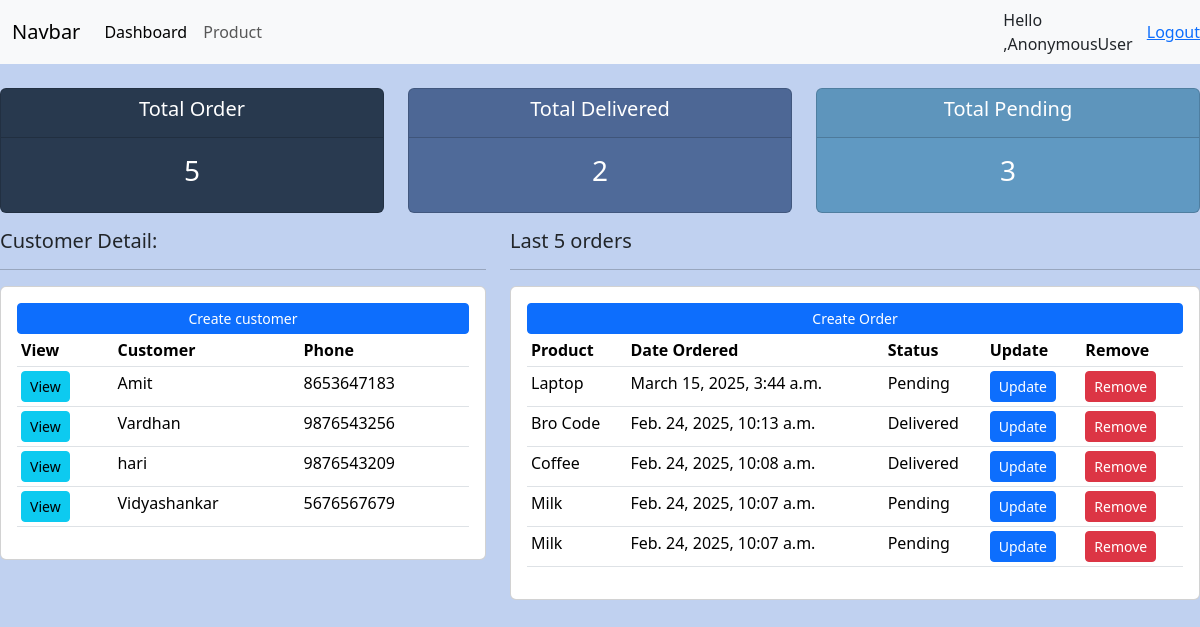
The page / on the database its author committed.
### person/models.py (models this page shows, shortened)
class Customer(models.Model):
    name = models.CharField(max_length=200, null=True)
    phone=models.CharField(max_length=200, null=True)
    email = models.CharField(max_length=200, null=True)
    date_created=models.DateTimeField(auto_now_add=True, null=True)

class Order(models.Model):
    STATUS=(
        ('Pending', 'Pending'),
        ('Out For Delivery', 'Out For Delivery'),
        ('Delivered', 'Delivered'),
    )
    customer=models.ForeignKey(Customer, null=True, on_delete=models.SET_NULL)
    product=models.ForeignKey(Product, null=True, on_delete=models.SET_NULL)
    date_created=models.DateTimeField(auto_now_add=True, null=True)
    status=models.CharField(max_length=200, null=True, choices=STATUS)

class Product(models.Model):
    CATEGORY=(
        ('Indoor', 'Indoor'),
        ('Out Door', 'Out Door')
    )
    name = models.CharField(max_length=200, null=True)
    price=models.FloatField(null=True)
    category=models.CharField(max_length=200, null=True, choices=CATEGORY)
    description=models.CharField(max_length=200, null=True, blank=True)
    date_created=models.DateTimeField(auto_now_add=True, null=True)
    tags = models.ManyToManyField(Tag)
    def __str__(self):
        return self.name

### person/views.py (the view)
# urls.py: path('',views.dashboard,name='dashboard'),
def dashboard(request):
    orders=Order.objects.all()
    customer=Customer.objects.all()
    total_customer=customer.count()
    total_orders=orders.count()
    delivered=orders.filter(status="Delivered").count()
    pending=orders.filter(status="Pending").count()
    context={'orders':orders, 'customer':customer, 'total_customer':total_customer, 'total_orders':total_orders,'delivered': delivered, 'pending': pending}
    return render(request, 'person/dashboard.html', context)

### templates/person/dashboard.html
{% extends 'base.html' %}
{% block content %}
{% include 'status.html' %}
<div class="row">
    <div class="col-md-5">
        <h5>Customer Detail:</h5>
        <hr>
        <div class="card card-body">
            <a class="btn btn-primary btn-sm btn-block" href="#">Create customer</a>
            <table class="table table-sm">
                <tr>
                    <th>View</th>
                    <th>Customer</th>
                    <th>Phone</th>
                </tr>
                {% for customer in customer %}
                <tr>
                    <td><a class="btn btn-sm btn-info" href="{% url 'customer' customer.id %}">View</a></td>
                    <td>{{customer.name}}</td>
                    <td>{{customer.phone}}</td>
                </tr>
                {% endfor %}
            </table>
        </div>
    </div>
    <div class="col-md-7">
        <h5>Last 5 orders</h5>
        <hr>
        <div class="card card-body">
            <a class="btn btn-primary btn-sm btn block" href="{% url 'create_order' %}">Create Order</a>
            <table class="table table-sm">
                <tr>
                    <th>Product</th>
                    <th>Date Ordered</th>
                    <th>Status</th>
                    <th>Update</th>
                    <th>Remove</th>
                </tr>
                {% for order in orders|dictsortreversed:"date_created"|slice:":5" %}
                <tr>
                    <td>{{order.product}}</td>
                    <td>{{order.date_created}}</td>
                    <td>{{order.status}}</td>
                    <td><a class="btn  btn-primary btn-sm btn block" href="{% url 'update_order' order.id %}">Update</a></td>
                    <td><a class="btn btn-danger btn-sm btn block" href="{% url 'delete_order' order.id %}">Remove</a></td>
                </tr>
                {% endfor %}
            </table>
        </div>
    </div>
</div>
{% endblock %}

### templates/base.html (shortened to what this page needs)
<!doctype html>
<html lang="en">
{% load static %}
  <head>
    <link href="https://cdn.jsdelivr.net/npm/bootstrap@5.3.3/dist/css/bootstrap.min.css" rel="stylesheet">
    <link rel="stylesheet" href="{% static 'css/mystyle.css' %}">
  </head>
  <body>
    {% include 'navbar.html' %}
    {% block content %}
    {% endblock %}
  </body>
</html>

### templates/navbar.html (shortened to what this page needs)
<nav class="navbar navbar-expand-lg navbar bg-light">
    <div class="container-fluid">
      <a class="navbar-brand" href="#">Navbar</a>
      <div class="collapse navbar-collapse" id="navbarNav">
        <ul class="navbar-nav">
          <li class="nav-item">
            <a class="nav-link active" aria-current="page" href="{% url 'dashboard' %}">Dashboard</a>
          </li>
          <li class="nav-item">
            <a class="nav-link" href="{% url 'product' %}">Product</a>
          </li>
        </ul>
      </div>
    </div>
    <span class="hello-msg" >Hello ,{{request.user}}</span>
    <span><a href="{% url 'logout' %}" class="hello-msg">Logout</a></span>
  </nav>

### templates/status.html
<br>
<div class="row">
    <div class="col">
        <div class="col-md">
            <div class="card text-center text-white mb-3" id="total-ordered">
                <div class="card-header">
                    <h5 class="card-title">Total Order</h5>
                </div>
                <div class="card-body">
                    <h3 class="card-title">{{total_orders}}</h3>
                </div>
            </div>
        </div>
    </div>
    <div class="col">
        <div class="col-md">
            <div class="card text-center text-white mb-3" id="total-delivered">
                <div class="card-header">
                    <h5 class="card-title">Total Delivered</h5>
                </div>
                <div class="card-body">
                    <h3 class="card-title">{{delivered}}</h3>
                </div>
            </div>
        </div>
    </div>
    <div class="col">
        <div class="col-md">
            <div class="card text-center text-white mb-3" id="total-pending">
                <div class="card-header">
                    <h5 class="card-title">Total Pending</h5>
                </div>
                <div class="card-body">
                    <h3 class="card-title">{{pending}}</h3>
                </div>
            </div>
        </div>
    </div>
</div>

### static/css/mystyle.css (style rules this page uses)
body { background-color: rgb(192, 209, 240); }
#total-ordered { background-color: rgb(41, 58, 80); }
#total-delivered { background-color: rgb(79, 106, 153); }
#total-pending { background-color: rgb(96, 153, 194); }

### rows shown on the page
Customer: name "Amit", phone "8653647183"
Customer: name "Vardhan", phone "9876543256"
Customer: name "hari", phone "9876543209"
Customer: name "Vidyashankar", phone "5676567679"
Order: product "Laptop", date_created "March 15, 2025, 3:44 a.m.", status "Pending"
Order: product "Bro Code", date_created "Feb. 24, 2025, 10:13 a.m.", status "Delivered"
Order: product "Coffee", date_created "Feb. 24, 2025, 10:08 a.m.", status "Delivered"
Order: product "Milk", date_created "Feb. 24, 2025, 10:07 a.m.", status "Pending"
Order: product "Milk", date_created "Feb. 24, 2025, 10:07 a.m.", status "Pending"

### other values the page prints
{{ request.user }} "AnonymousUser"
{{ total_orders }} "5"
{{ delivered }} "2"
{{ pending }} "3"
